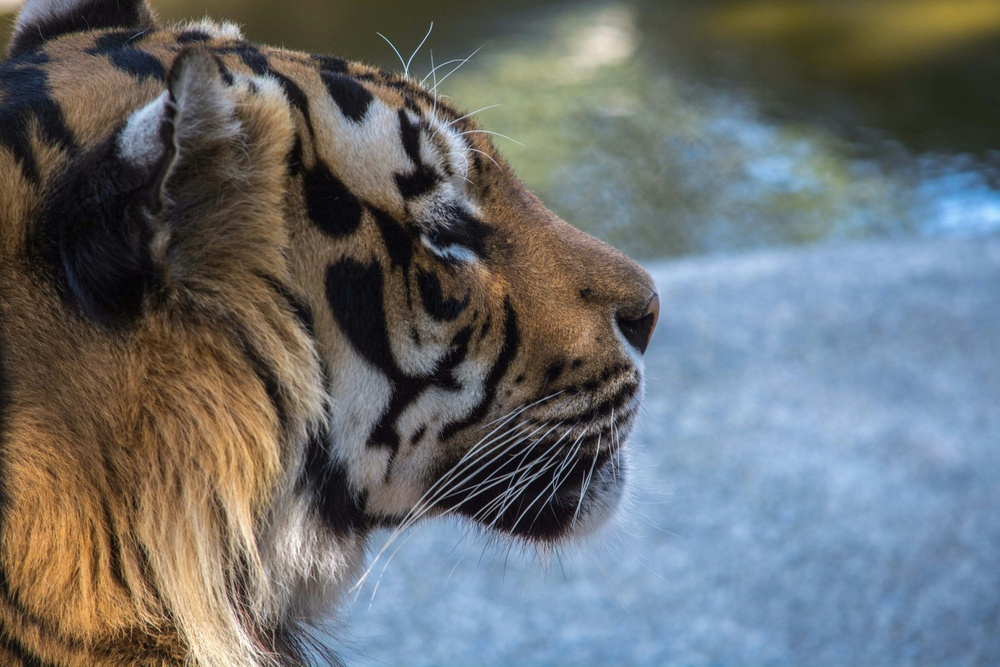
#> input picture imagenes/original/tigre.jpeg, 1000 x 667 px, shrunk from 3000 x 2000 before the run
$ jupyter execute --allow-errors histograma.ipynb
#> lines starting #> are read from the running program, lines starting #| are printed output that depends on the picture; after the words box and inside, x2 and y2 are one past the last pixel; in counts of white or black regions, pixels touching at a corner belong together
umbralizaciones por defecto de tuzero en opencv

[cell 1]
import cv2
import numpy as np
import matplotlib.pyplot as plt

imagen=cv2.imread("imagenes/original/tigre.jpeg",0)
#> imagen: shape (667, 1000); min 1, max 255, mean 109.3
_,umbr_trunc=cv2.threshold(imagen,127,255,cv2.THRESH_TRUNC)
_,umbr_tozero=cv2.threshold(imagen,127,255,cv2.THRESH_TOZERO)
_,umbr_tozero_invert=cv2.threshold(imagen,127,255,cv2.THRESH_TOZERO_INV)

plt.figure(figsize=(12,5))
plt.subplot(1,4,1)
plt.title("original")
plt.imshow(imagen,cmap="gray")

plt.subplot(1,4,2)
plt.title("trunc")
plt.imshow(umbr_trunc,cmap="gray")

plt.subplot(1,4,3)
plt.title("tozero")
plt.imshow(umbr_tozero,cmap="gray")

plt.subplot(1,4,4)
plt.title("tozero invertido")
plt.imshow(umbr_tozero_invert,cmap="gray")
plt.show()

negativo de una imagen

[cell 2]
import cv2
import numpy as np
import matplotlib.pyplot as plt

imagen=cv2.imread("imagenes/original/tigre.jpeg",0)
img_negativo=255-imagen
plt.figure(figsize=(12,5))
plt.subplot(1,2,1)
plt.title("original")
plt.imshow(imagen,cmap="gray")
plt.subplot(1,2,2)
plt.title("imagen negativo")
plt.imshow(img_negativo,cmap="gray")

plt.show()

[cell 3]
import cv2
import numpy as np
import matplotlib.pyplot as plt

imagen=cv2.imread("imagenes/original/tigre.jpeg")
#> imagen is the input picture: shape (667, 1000, 3); mean B, G, R 112.1, 110.2, 106.5
img_negativo=255-imagen
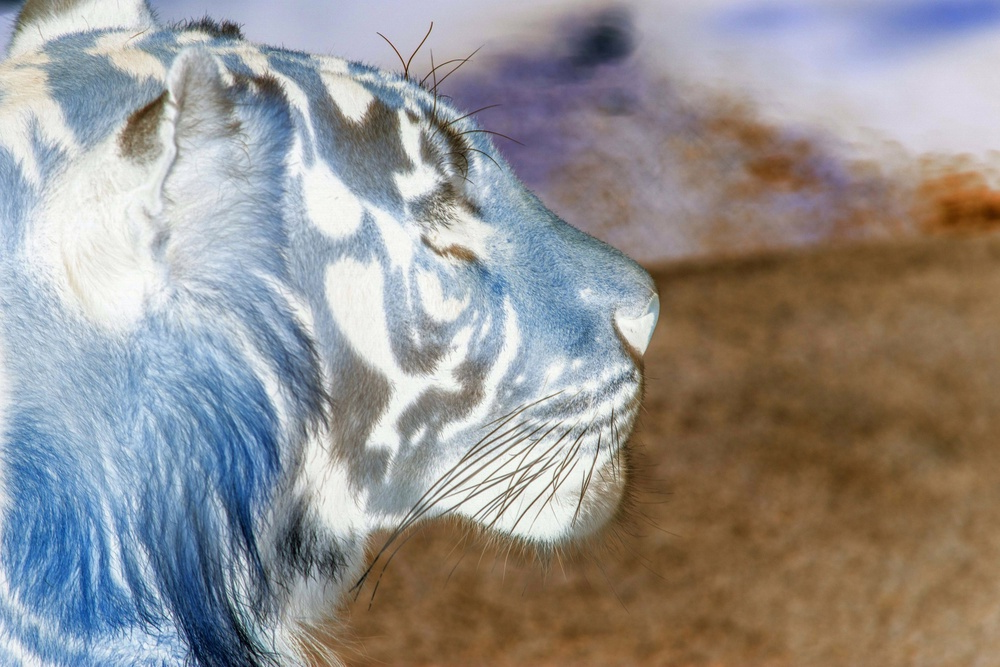
#> img_negativo: shape (667, 1000, 3); mean B, G, R 142.9, 144.8, 148.5
plt.figure(figsize=(12,5))
plt.subplot(1,2,1)


plt.title("original")
plt.imshow(cv2.cvtColor(imagen,cv2.COLOR_BGR2RGB))
plt.subplot(1,2,2)
plt.title("imagen negativo")
plt.imshow(cv2.cvtColor(img_negativo,cv2.COLOR_BGR2RGB))

plt.show()

Contraste

[cell 4]
import cv2
import numpy as np
import matplotlib.pyplot as plt
def contraste(imagen,factor=1.0):
#> called with factor = 4
    img=imagen.astype(np.float32)
    media=np.mean(img)
#> media = 109.3
    imagen_contraste=media+(img-media)*factor
    imagen_contraste=np.clip(imagen_contraste,0,255).astype(np.uint8)
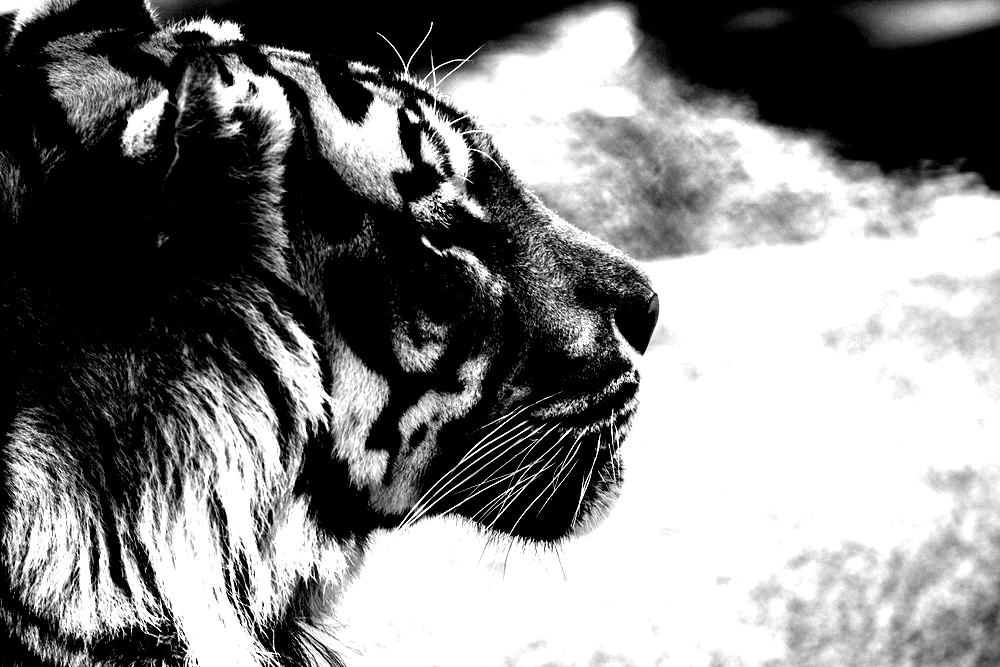
#> imagen_contraste: shape (667, 1000); min 0, max 255, mean 130.8
    return imagen_contraste

imagen=cv2.imread("imagenes/original/tigre.jpeg",0)
factor_contrast=4
img_contraste=contraste(imagen,factor_contrast)
plt.figure(figsize=(12,5))
plt.subplot(1,2,1)
plt.title("original")
plt.imshow(imagen,cmap="gray")
plt.subplot(1,2,2)
plt.title("imagen contraste")
plt.imshow(img_contraste,cmap="gray")

plt.show()

constraste a colores

[cell 5]
import cv2
import numpy as np
import matplotlib.pyplot as plt
def contraste_color(imagen,factor=1.0):
#> called with factor = 7
    img=imagen.astype(np.float32)
#> img: shape (667, 1000, 3) float32
    for i in range(3):
        media=np.mean(img[:,:,i])
        img[:,:,i]=media+(img[:,:,i]-media)*factor
        img[:,:,i]=np.clip(img[:,:,i],0,255)
#> this loop made 3 passes
#> media on passes 1 to 3: 112.1, 110.2, 106.5
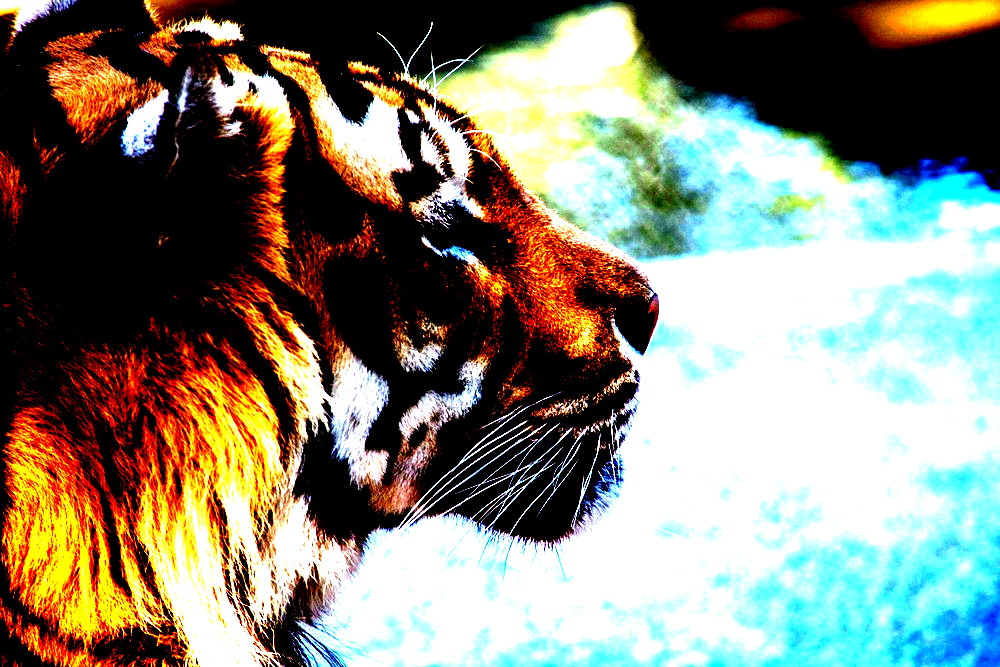
#> img: shape (667, 1000, 3) float32; mean B, G, R 118.5, 133.9, 136.3
    return img.astype(np.uint8)

imagen=cv2.imread("imagenes/original/tigre.jpeg")
factor_contrast=7
img_contraste=contraste_color(imagen,factor_contrast)
plt.figure(figsize=(12,5))
plt.subplot(1,2,1)
plt.title("original")
plt.imshow(cv2.cvtColor(imagen,cv2.COLOR_BGR2RGB))
plt.subplot(1,2,2)
plt.title("imagen contraste")
plt.imshow(cv2.cvtColor(img_contraste,cv2.COLOR_BGR2RGB))

plt.show()

Brillo de una imagen

[cell 6]
import cv2
import numpy as np
import matplotlib.pyplot as plt
def brillo_img(imagen,brillo=0):
#> called with brillo = -145
    img_brillo=imagen.astype(np.float32)+brillo
    img_brillo=np.clip(img_brillo,0,255).astype(np.uint8)
    return img_brillo

imagen=cv2.imread("imagenes/original/tigre.jpeg",0)
factor_contrast=-145
img_contraste=brillo_img(imagen,factor_contrast)
plt.figure(figsize=(12,5))
plt.subplot(1,2,1)
plt.title("original")
plt.imshow(imagen,cmap="gray")
plt.subplot(1,2,2)
plt.title("imagen brillo")
plt.imshow(img_contraste,cmap="gray")

plt.show()

[cell 7]
import cv2
import numpy as np
import matplotlib.pyplot as plt
def brillo_img(imagen,brillo=0):
#> called with brillo = 145
    img_brillo=imagen.astype(np.float32)+brillo
#> img_brillo: shape (667, 1000, 3) float32
    img_brillo=np.clip(img_brillo,0,255).astype(np.uint8)
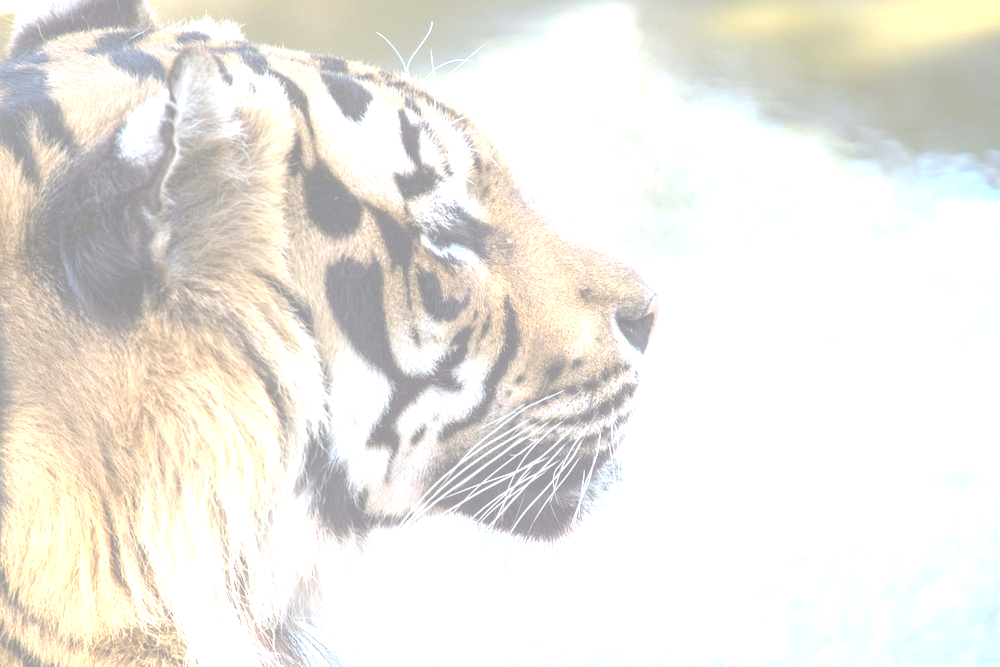
#> img_brillo: shape (667, 1000, 3); mean B, G, R 225.7, 232.3, 235.1
    return img_brillo

imagen=cv2.imread("imagenes/original/tigre.jpeg")
factor_contrast=145
img_contraste=brillo_img(imagen,factor_contrast)
plt.figure(figsize=(12,5))
plt.subplot(1,2,1)
plt.title("original")
plt.imshow(cv2.cvtColor(imagen,cv2.COLOR_BGR2RGB))
plt.subplot(1,2,2)
plt.title("imagen brillo")
plt.imshow(cv2.cvtColor(img_contraste,cv2.COLOR_BGR2RGB))

plt.show()

contraste y brillo

[cell 8]
import cv2
import numpy as np
import matplotlib.pyplot as plt
def ajuste(imagen,contraste=1.0,brillo=0):
#> called with contraste = 123, brillo = -123
    img=imagen.astype(np.float32)
    media=np.mean(img)
#> media = 109.6
    imagen_ajustada=media+(img-media)*contraste+brillo
    imagen_ajustada=np.clip(imagen_ajustada,0,255).astype(np.uint8)
    return imagen_ajustada
imagen=cv2.imread("imagenes/original/tigre.jpeg")
factor_contrast=123
factor_brillo=-123
img_ajustada=ajuste(imagen,factor_contrast,factor_brillo)
plt.figure(figsize=(12,5))
plt.subplot(1,2,1)
plt.title("original")
plt.imshow(cv2.cvtColor(imagen,cv2.COLOR_BGR2RGB))
plt.subplot(1,2,2)
plt.title("imagen brillo")
plt.imshow(cv2.cvtColor(img_ajustada,cv2.COLOR_BGR2RGB))

plt.show()
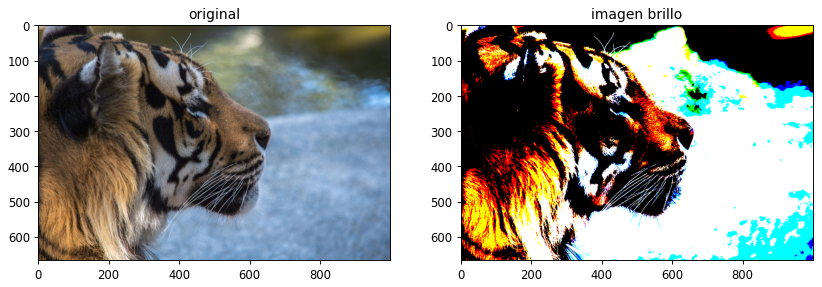
#> figure drawn by matplotlib, 2 panels

histograma de una imagen con constraste

[cell 9]
import cv2
import numpy as np
import matplotlib.pyplot as plt
def contraste(imagen,factor=1.0):
#> called with factor = 123
    img=imagen.astype(np.float32)
    media=np.mean(img)
#> media = 109.3
    contrastada=media+(img-media)*factor
    contrastada=np.clip(contrastada,0,255).astype(np.uint8)
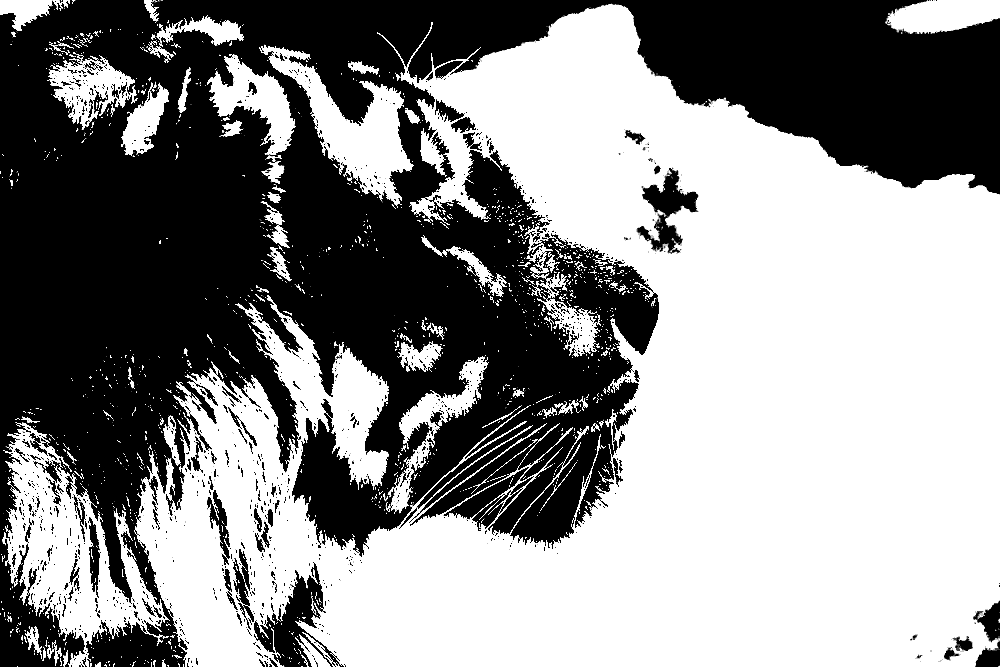
#> contrastada: shape (667, 1000); min 0, max 255, mean 139.8
    return contrastada
imagen=cv2.imread("imagenes/original/tigre.jpeg",0)
factor_contrast=123
img_contraste=contraste(imagen,factor_contrast)
histograma_ori=cv2.calcHist([imagen],[0],None,[256],[0,256])
#> histograma_ori = 256 values, max 6947 at index 156, min 0 at index 0, mean 2605.5
histograma_nueva=cv2.calcHist([img_contraste],[0],None,[256],[0,256])
#> histograma_nueva = 256 values, max 362463 at index 255, min 0 at index 1, mean 2605.5
plt.figure(figsize=(10,5))
plt.subplot(2,2,1)
plt.title("hitograma original")
plt.imshow(imagen,cmap="gray")
plt.subplot(2,2,2)
plt.title("imagen hitograma nueva")
plt.plot(histograma_ori,color="red")
plt.xlabel("intencidad")
plt.ylabel("frecuencia")


plt.subplot(2,2,3)
plt.title("imagen hitograma nueva")
plt.imshow(img_contraste,cmap="gray")

plt.subplot(2,2,4)
plt.title("imagen hitograma contraste")
plt.plot(histograma_nueva,color="red")
plt.xlabel("intencidad")
plt.ylabel("frecuencia")
plt.show()
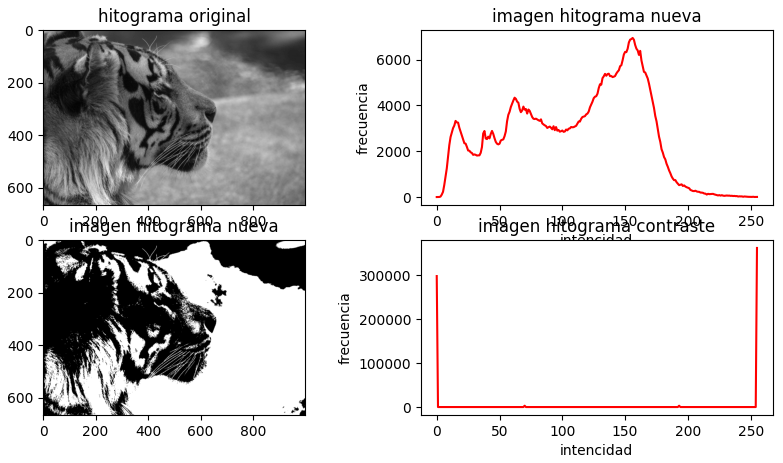
#> figure drawn by matplotlib, 4 panels; panel 2: curve peaks at x = 156, y = 6947; panel 4: curve peaks at x = 255, y = 362463

Lectura,punto de interes e histograma en 3 canales

[cell 10]
import cv2
import numpy as np
import matplotlib.pyplot as plt

plt.rcParams ['figure.figsize']=[10,5]
imagen=cv2.imread('imagenes/original/flores.jpeg')
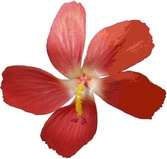
#> input picture imagenes/original/flores.jpeg, 167 x 159 px, shrunk from 500 x 477 before the run
#> imagen is the input picture: shape (159, 167, 3); mean B, G, R 157.3, 163, 218.4
imagen_rgb= cv2.cvtColor(imagen, cv2.COLOR_BGR2RGB)

#MOSTRANDO UNA IMAGE
plt.imshow(imagen_rgb)
plt.show()


plt.imshow(imagen_rgb[50:100,20:65,:])

plt.show()

img_cortada=imagen_rgb[50:100,20:65,:]
seccionada=cv2.imread('imagenes/img procesados/flor21.jpeg')
color=('r','g','b')
#> (the rest of this cell did not finish here and is left out)

mascara

[cell 11]
import cv2
import numpy as np
import matplotlib.pyplot as plt

imagen = cv2.imread("imagenes/original/flores.jpeg")
alto, ancho = imagen.shape[:2]
#> alto = 159; ancho = 167
mascara = np.zeros_like(imagen)
centro = (alto//2, ancho//2)
#> centro = (79, 83)
radio = 20
cv2.circle(mascara, centro, radio, (255, 255, 255), -1)
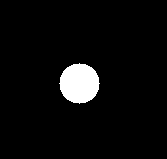
#> mascara: shape (159, 167, 3); 4.7% white; 1 white region, box (x1, y1, x2, y2) and area: (59, 63, 100, 104) 1257
img_mascara = cv2.bitwise_and(imagen, imagen, mask=cv2.cvtColor(mascara, cv2.COLOR_BGR2GRAY))
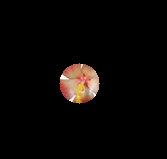
#> img_mascara: shape (159, 167, 3); mean B, G, R 5.4, 6.9, 9.6

plt.figure(figsize=(10, 5))
plt.subplot(1, 2, 1)
plt.imshow(imagen)
plt.subplot(1, 2, 2)
plt.imshow(img_mascara)
plt.show()
#> figure, not shown here; B, G, R data is drawn as R, G, B
